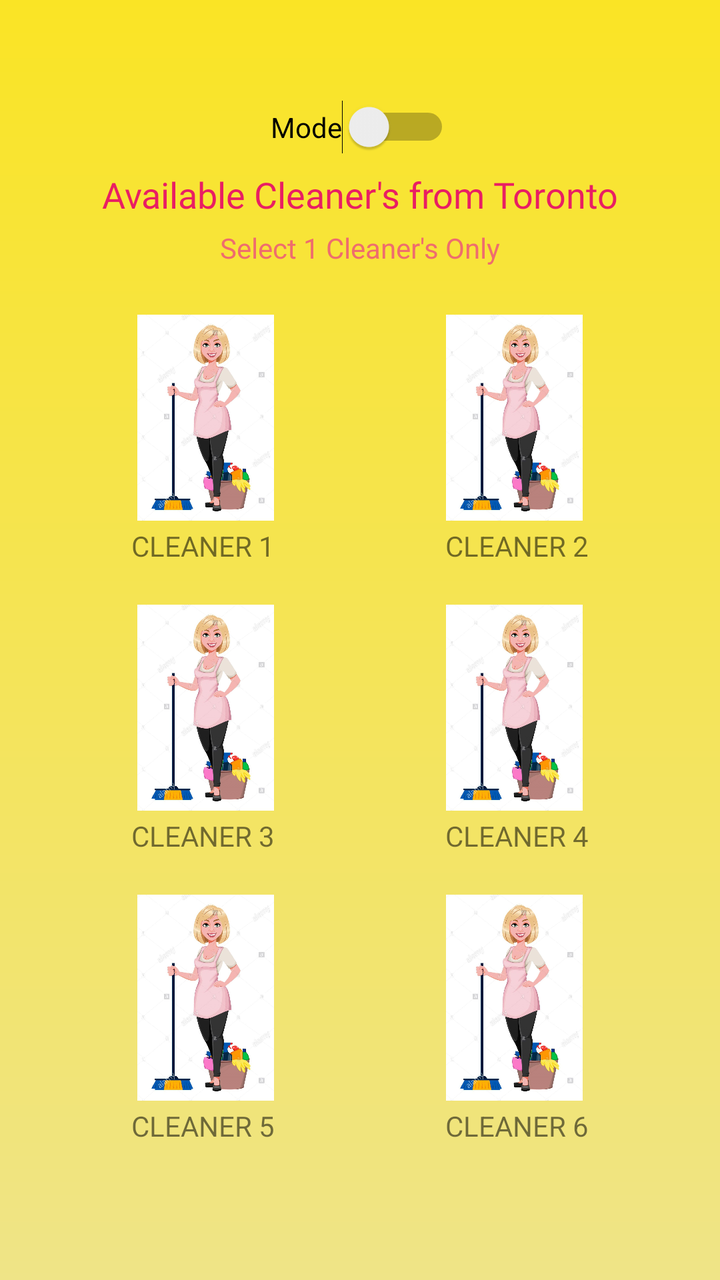
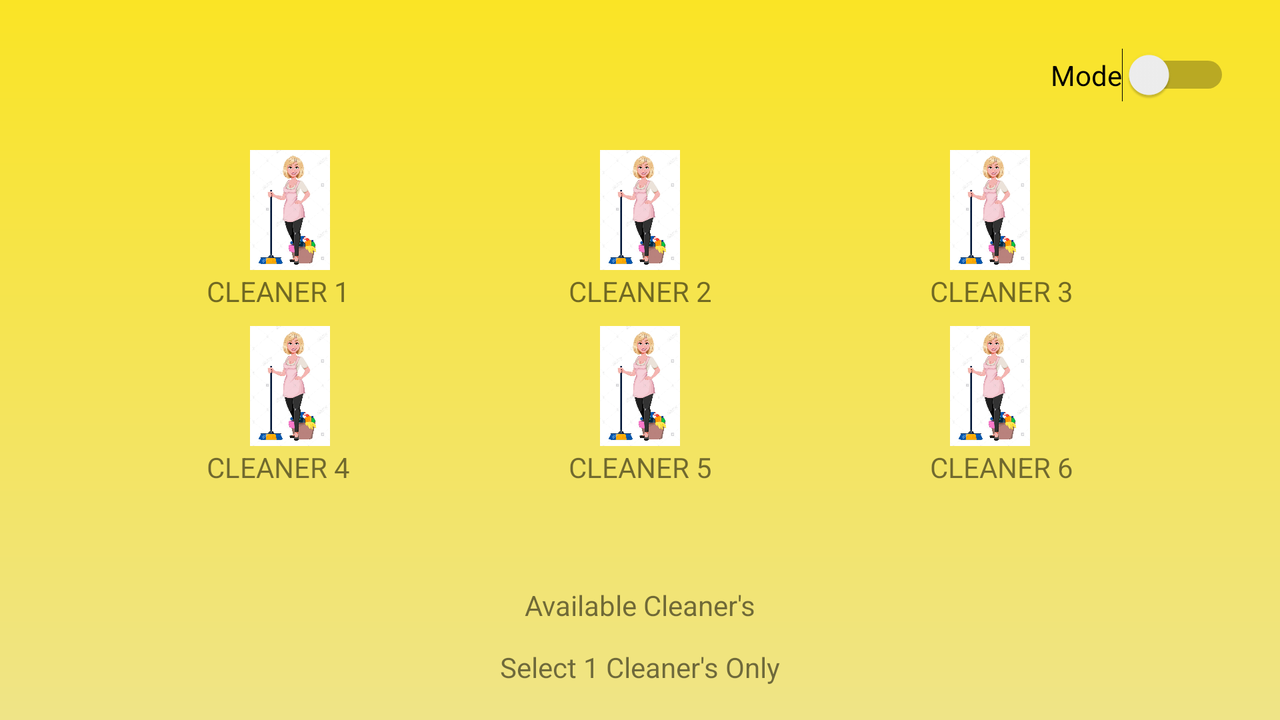

First picture: res/layout/ on a phone held upright. Second picture: the repository's own variant of that layout, on a device whose configuration matches the variant's folder. Source for both follows.
<!-- AndroidManifest.xml: application theme Theme.MRCLEAN -->
<!-- res/layout/activity_toronto.xml -->
<?xml version="1.0" encoding="utf-8"?>
<androidx.constraintlayout.widget.ConstraintLayout xmlns:android="http://schemas.android.com/apk/res/android"
    xmlns:app="http://schemas.android.com/apk/res-auto"
    xmlns:tools="http://schemas.android.com/tools"
    android:layout_width="match_parent"
    android:layout_height="match_parent"
    tools:context=".Toronto">

    <View
        android:id="@+id/night_view"
        android:layout_width="match_parent"
        android:layout_height="match_parent"
        android:background="@drawable/night_bg" />

    <View
        android:id="@+id/day_view"
        android:layout_width="match_parent"
        android:layout_height="match_parent"
        android:background="@drawable/day_bg"
        tools:layout_editor_absoluteX="0dp"
        tools:layout_editor_absoluteY="0dp" />

    <Switch
        android:id="@+id/day_night_switch"
        android:layout_width="wrap_content"
        android:layout_height="wrap_content"
        android:layout_marginTop="50dp"
        android:text="Mode"
        app:layout_constraintEnd_toEndOf="parent"
        app:layout_constraintStart_toStartOf="parent"
        app:layout_constraintTop_toTopOf="parent" />

    <ImageView
        android:id="@+id/staffCleaner1"
        android:layout_width="103dp"
        android:layout_height="103dp"
        android:layout_marginTop="24dp"
        android:onClick="cleaners1"
        app:layout_constraintEnd_toStartOf="@+id/staffCleaner2"
        app:layout_constraintHorizontal_bias="0.5"
        app:layout_constraintStart_toStartOf="parent"
        app:layout_constraintTop_toBottomOf="@+id/textSelectCleaners"
        app:srcCompat="@drawable/image1" />

    <ImageView
        android:id="@+id/staffCleaner2"
        android:layout_width="103dp"
        android:layout_height="103dp"
        app:layout_constraintBottom_toBottomOf="@+id/staffCleaner1"
        app:layout_constraintEnd_toEndOf="parent"
        app:layout_constraintHorizontal_bias="0.5"
        app:layout_constraintStart_toEndOf="@+id/staffCleaner1"
        app:layout_constraintTop_toTopOf="@+id/staffCleaner1"
        app:srcCompat="@drawable/image1" />

    <ImageView
        android:id="@+id/staffCleaner3"
        android:layout_width="103dp"
        android:layout_height="103dp"
        android:layout_marginTop="20dp"
        app:layout_constraintEnd_toStartOf="@+id/staffCleaner6"
        app:layout_constraintHorizontal_bias="0.5"
        app:layout_constraintStart_toStartOf="parent"
        app:layout_constraintTop_toBottomOf="@+id/textCleaner1"
        app:srcCompat="@drawable/image1" />

    <ImageView
        android:id="@+id/staffCleaner4"
        android:layout_width="103dp"
        android:layout_height="103dp"
        app:layout_constraintBottom_toBottomOf="@+id/staffCleaner5"
        app:layout_constraintEnd_toEndOf="parent"
        app:layout_constraintHorizontal_bias="0.5"
        app:layout_constraintStart_toEndOf="@+id/staffCleaner5"
        app:layout_constraintTop_toTopOf="@+id/staffCleaner5"
        app:srcCompat="@drawable/image1" />

    <ImageView
        android:id="@+id/staffCleaner5"
        android:layout_width="103dp"
        android:layout_height="103dp"
        android:layout_marginTop="20dp"
        app:layout_constraintEnd_toStartOf="@+id/staffCleaner4"
        app:layout_constraintHorizontal_bias="0.5"
        app:layout_constraintStart_toStartOf="parent"
        app:layout_constraintTop_toBottomOf="@+id/textCleaner3"
        app:srcCompat="@drawable/image1" />

    <ImageView
        android:id="@+id/staffCleaner6"
        android:layout_width="103dp"
        android:layout_height="103dp"
        app:layout_constraintBottom_toBottomOf="@+id/staffCleaner3"
        app:layout_constraintEnd_toEndOf="parent"
        app:layout_constraintHorizontal_bias="0.5"
        app:layout_constraintStart_toEndOf="@+id/staffCleaner3"
        app:layout_constraintTop_toTopOf="@+id/staffCleaner3"
        app:srcCompat="@drawable/image1" />

    <TextView
        android:id="@+id/textCleaner1"
        android:layout_width="wrap_content"
        android:layout_height="wrap_content"
        android:layout_marginTop="3dp"
        android:layout_marginEnd="20dp"
        android:text="CLEANER 1"
        app:layout_constraintEnd_toStartOf="@+id/textCleaner2"
        app:layout_constraintHorizontal_bias="0.5"
        app:layout_constraintStart_toStartOf="parent"
        app:layout_constraintTop_toBottomOf="@+id/staffCleaner1" />

    <TextView
        android:id="@+id/textCleaner2"
        android:layout_width="wrap_content"
        android:layout_height="wrap_content"
        android:text="CLEANER 2"
        app:layout_constraintBottom_toBottomOf="@+id/textCleaner1"
        app:layout_constraintEnd_toEndOf="parent"
        app:layout_constraintHorizontal_bias="0.5"
        app:layout_constraintStart_toEndOf="@+id/textCleaner1"
        app:layout_constraintTop_toTopOf="@+id/textCleaner1" />

    <TextView
        android:id="@+id/textCleaner3"
        android:layout_width="wrap_content"
        android:layout_height="wrap_content"
        android:layout_marginTop="3dp"
        android:layout_marginEnd="20dp"
        android:text="CLEANER 3"
        app:layout_constraintEnd_toStartOf="@+id/textCleaner4"
        app:layout_constraintHorizontal_bias="0.5"
        app:layout_constraintStart_toStartOf="parent"
        app:layout_constraintTop_toBottomOf="@+id/staffCleaner3" />

    <TextView
        android:id="@+id/textCleaner4"
        android:layout_width="wrap_content"
        android:layout_height="wrap_content"
        android:text="CLEANER 4"
        app:layout_constraintBottom_toBottomOf="@+id/textCleaner3"
        app:layout_constraintEnd_toEndOf="parent"
        app:layout_constraintHorizontal_bias="0.5"
        app:layout_constraintStart_toEndOf="@+id/textCleaner3"
        app:layout_constraintTop_toTopOf="@+id/textCleaner3" />

    <TextView
        android:id="@+id/textCleaner5"
        android:layout_width="wrap_content"
        android:layout_height="wrap_content"
        android:layout_marginTop="3dp"
        android:layout_marginEnd="20dp"
        android:text="CLEANER 5"
        app:layout_constraintEnd_toStartOf="@+id/textCleaner6"
        app:layout_constraintHorizontal_bias="0.5"
        app:layout_constraintStart_toStartOf="parent"
        app:layout_constraintTop_toBottomOf="@+id/staffCleaner5" />

    <TextView
        android:id="@+id/textCleaner6"
        android:layout_width="wrap_content"
        android:layout_height="wrap_content"
        android:text="CLEANER 6"
        app:layout_constraintBottom_toBottomOf="@+id/textCleaner5"
        app:layout_constraintEnd_toEndOf="parent"
        app:layout_constraintHorizontal_bias="0.5"
        app:layout_constraintStart_toEndOf="@+id/textCleaner5"
        app:layout_constraintTop_toTopOf="@+id/textCleaner5" />

    <TextView
        android:id="@+id/textAvailableCleaners"
        android:layout_width="wrap_content"
        android:layout_height="wrap_content"
        android:layout_marginTop="8dp"
        android:fontFamily="@font/aclonica"
        android:text="Available Cleaner's from Toronto"
        android:textColor="#E91E63"
        android:textSize="18sp"
        app:layout_constraintEnd_toEndOf="parent"
        app:layout_constraintStart_toStartOf="parent"
        app:layout_constraintTop_toBottomOf="@+id/day_night_switch" />

    <TextView
        android:id="@+id/textSelectCleaners"
        android:layout_width="wrap_content"
        android:layout_height="wrap_content"
        android:layout_marginTop="5dp"
        android:text="Select 1 Cleaner's Only"
        android:textColor="#EF6D6D"
        app:layout_constraintEnd_toEndOf="parent"
        app:layout_constraintStart_toStartOf="parent"
        app:layout_constraintTop_toBottomOf="@+id/textAvailableCleaners" />

</androidx.constraintlayout.widget.ConstraintLayout>
<!-- resources referenced by this layout -->
<resources>
  <!-- drawable day_bg (drawable) -->
  <?xml version="1.0" encoding="utf-8"?>
  <shape xmlns:android="http://schemas.android.com/apk/res/android">
      <gradient
          android:angle="90"
          android:startColor="#EFE487"
          android:endColor="#FAE425"/>
  </shape>
  <!-- drawable image1: jpg bitmap (drawable-v24, 128544 bytes) -->
  <!-- drawable night_bg (drawable) -->
  <?xml version="1.0" encoding="utf-8"?>
  <shape xmlns:android="http://schemas.android.com/apk/res/android">
      <gradient
          android:angle="90"
          android:startColor="#3C3C30"
          android:endColor="#FFE505"/>
  
  </shape>
  <style name="Theme.MRCLEAN" parent="Theme.MaterialComponents.DayNight.DarkActionBar">
          
          <item name="colorPrimary">@color/purple_500</item>
          <item name="colorPrimaryVariant">@color/purple_700</item>
          <item name="colorOnPrimary">@color/white</item>
          
          <item name="colorSecondary">@color/teal_200</item>
          <item name="colorSecondaryVariant">@color/teal_700</item>
          <item name="colorOnSecondary">@color/black</item>
          
          <item name="android:statusBarColor" tools:targetApi="l">?attr/colorPrimaryVariant</item>
          
      </style>
  <color name="purple_500">#FAE425</color>
  <color name="purple_700">#FAE425</color>
  <color name="white">#FFFFFFFF</color>
  <color name="teal_200">#FF03DAC5</color>
  <color name="teal_700">#FF018786</color>
  <color name="black">#FF000000</color>
</resources>
<!-- res/layout-land/activity_toronto.xml (the repository's variant of the layout above) -->
<!-- drawn on the phone turned sideways -->
<?xml version="1.0" encoding="utf-8"?>
<androidx.constraintlayout.widget.ConstraintLayout xmlns:android="http://schemas.android.com/apk/res/android"
    xmlns:app="http://schemas.android.com/apk/res-auto"
    xmlns:tools="http://schemas.android.com/tools"
    android:layout_width="match_parent"
    android:layout_height="match_parent"
    tools:context=".Toronto">

    <View
        android:id="@+id/night_view"
        android:layout_width="match_parent"
        android:layout_height="match_parent"
        android:background="@drawable/night_bg" />

    <View
        android:id="@+id/day_view"
        android:layout_width="match_parent"
        android:layout_height="match_parent"
        android:background="@drawable/day_bg"
        tools:layout_editor_absoluteX="248dp"
        tools:layout_editor_absoluteY="-16dp" />

    <Switch
        android:id="@+id/day_night_switch"
        android:layout_width="wrap_content"
        android:layout_height="wrap_content"
        android:layout_marginStart="500dp"
        android:layout_marginTop="24dp"
        android:text="Mode"
        app:layout_constraintEnd_toEndOf="parent"
        app:layout_constraintStart_toStartOf="parent"
        app:layout_constraintTop_toTopOf="parent" />

    <ImageView
        android:id="@+id/staffCleaner2"
        android:layout_width="60dp"
        android:layout_height="60dp"
        app:layout_constraintBottom_toBottomOf="@+id/staffCleaner1"
        app:layout_constraintEnd_toStartOf="@+id/staffCleaner3"
        app:layout_constraintHorizontal_bias="0.5"
        app:layout_constraintStart_toEndOf="@+id/staffCleaner1"
        app:layout_constraintTop_toTopOf="@+id/staffCleaner1"
        app:srcCompat="@drawable/image1" />

    <ImageView
        android:id="@+id/staffCleaner1"
        android:layout_width="60dp"
        android:layout_height="60dp"
        android:layout_marginTop="24dp"
        app:layout_constraintEnd_toStartOf="@+id/staffCleaner2"
        app:layout_constraintHorizontal_bias="0.5"
        app:layout_constraintStart_toStartOf="parent"
        app:layout_constraintTop_toBottomOf="@+id/day_night_switch"
        app:srcCompat="@drawable/image1" />

    <ImageView
        android:id="@+id/staffCleaner3"
        android:layout_width="60dp"
        android:layout_height="60dp"
        app:layout_constraintBottom_toBottomOf="@+id/staffCleaner2"
        app:layout_constraintEnd_toEndOf="parent"
        app:layout_constraintHorizontal_bias="0.5"
        app:layout_constraintStart_toEndOf="@+id/staffCleaner2"
        app:layout_constraintTop_toTopOf="@+id/staffCleaner2"
        app:srcCompat="@drawable/image1" />

    <ImageView
        android:id="@+id/staffCleaner5"
        android:layout_width="60dp"
        android:layout_height="60dp"
        app:layout_constraintBottom_toBottomOf="@+id/staffCleaner4"
        app:layout_constraintEnd_toStartOf="@+id/staffCleaner6"
        app:layout_constraintHorizontal_bias="0.5"
        app:layout_constraintStart_toEndOf="@+id/staffCleaner4"
        app:layout_constraintTop_toTopOf="@+id/staffCleaner4"
        app:srcCompat="@drawable/image1" />

    <ImageView
        android:id="@+id/staffCleaner6"
        android:layout_width="60dp"
        android:layout_height="60dp"
        app:layout_constraintBottom_toBottomOf="@+id/staffCleaner5"
        app:layout_constraintEnd_toEndOf="parent"
        app:layout_constraintHorizontal_bias="0.5"
        app:layout_constraintStart_toEndOf="@+id/staffCleaner5"
        app:layout_constraintTop_toTopOf="@+id/staffCleaner5"
        app:srcCompat="@drawable/image1" />

    <ImageView
        android:id="@+id/staffCleaner4"
        android:layout_width="60dp"
        android:layout_height="60dp"
        android:layout_marginTop="8dp"
        app:layout_constraintEnd_toStartOf="@+id/staffCleaner5"
        app:layout_constraintHorizontal_bias="0.5"
        app:layout_constraintStart_toStartOf="parent"
        app:layout_constraintTop_toBottomOf="@+id/textCleaner1"
        app:srcCompat="@drawable/image1" />

    <TextView
        android:id="@+id/textCleaner1"
        android:layout_width="wrap_content"
        android:layout_height="wrap_content"
        android:layout_marginTop="1dp"
        android:layout_marginEnd="6dp"
        android:text="CLEANER 1"
        app:layout_constraintEnd_toStartOf="@+id/textCleaner2"
        app:layout_constraintHorizontal_bias="0.5"
        app:layout_constraintStart_toStartOf="parent"
        app:layout_constraintTop_toBottomOf="@+id/staffCleaner1" />

    <TextView
        android:id="@+id/textCleaner2"
        android:layout_width="wrap_content"
        android:layout_height="wrap_content"
        android:text="CLEANER 2"
        app:layout_constraintBottom_toBottomOf="@+id/textCleaner1"
        app:layout_constraintEnd_toStartOf="@+id/textCleaner3"
        app:layout_constraintHorizontal_bias="0.5"
        app:layout_constraintStart_toEndOf="@+id/textCleaner1"
        app:layout_constraintTop_toTopOf="@+id/textCleaner1" />

    <TextView
        android:id="@+id/textCleaner3"
        android:layout_width="wrap_content"
        android:layout_height="wrap_content"
        android:layout_marginStart="6dp"
        android:text="CLEANER 3"
        app:layout_constraintBottom_toBottomOf="@+id/textCleaner2"
        app:layout_constraintEnd_toEndOf="parent"
        app:layout_constraintHorizontal_bias="0.5"
        app:layout_constraintStart_toEndOf="@+id/textCleaner2"
        app:layout_constraintTop_toTopOf="@+id/textCleaner2" />

    <TextView
        android:id="@+id/textCleaner4"
        android:layout_width="wrap_content"
        android:layout_height="wrap_content"
        android:layout_marginTop="1dp"
        android:layout_marginEnd="6dp"
        android:text="CLEANER 4"
        app:layout_constraintEnd_toStartOf="@+id/textCleaner5"
        app:layout_constraintHorizontal_bias="0.5"
        app:layout_constraintStart_toStartOf="parent"
        app:layout_constraintTop_toBottomOf="@+id/staffCleaner4" />

    <TextView
        android:id="@+id/textCleaner5"
        android:layout_width="wrap_content"
        android:layout_height="wrap_content"
        android:text="CLEANER 5"
        app:layout_constraintBottom_toBottomOf="@+id/textCleaner4"
        app:layout_constraintEnd_toStartOf="@+id/textCleaner6"
        app:layout_constraintHorizontal_bias="0.5"
        app:layout_constraintStart_toEndOf="@+id/textCleaner4"
        app:layout_constraintTop_toTopOf="@+id/textCleaner4"
        app:layout_constraintVertical_bias="0.0" />

    <TextView
        android:id="@+id/textCleaner6"
        android:layout_width="wrap_content"
        android:layout_height="wrap_content"
        android:layout_marginStart="6dp"
        android:text="CLEANER 6"
        app:layout_constraintBottom_toBottomOf="@+id/textCleaner5"
        app:layout_constraintEnd_toEndOf="parent"
        app:layout_constraintHorizontal_bias="0.5"
        app:layout_constraintStart_toEndOf="@+id/textCleaner5"
        app:layout_constraintTop_toTopOf="@+id/textCleaner5" />

    <TextView
        android:id="@+id/textAvailableCleaners"
        android:layout_width="wrap_content"
        android:layout_height="wrap_content"
        android:layout_marginTop="50dp"
        android:text="Available Cleaner's"
        app:layout_constraintEnd_toEndOf="parent"
        app:layout_constraintStart_toStartOf="parent"
        app:layout_constraintTop_toBottomOf="@+id/textCleaner4" />

    <TextView
        android:id="@+id/textSelectCleaners"
        android:layout_width="wrap_content"
        android:layout_height="wrap_content"
        android:layout_marginTop="12dp"
        android:text="Select 1 Cleaner's Only"
        app:layout_constraintEnd_toEndOf="parent"
        app:layout_constraintStart_toStartOf="parent"
        app:layout_constraintTop_toBottomOf="@+id/textAvailableCleaners" />

</androidx.constraintlayout.widget.ConstraintLayout>
